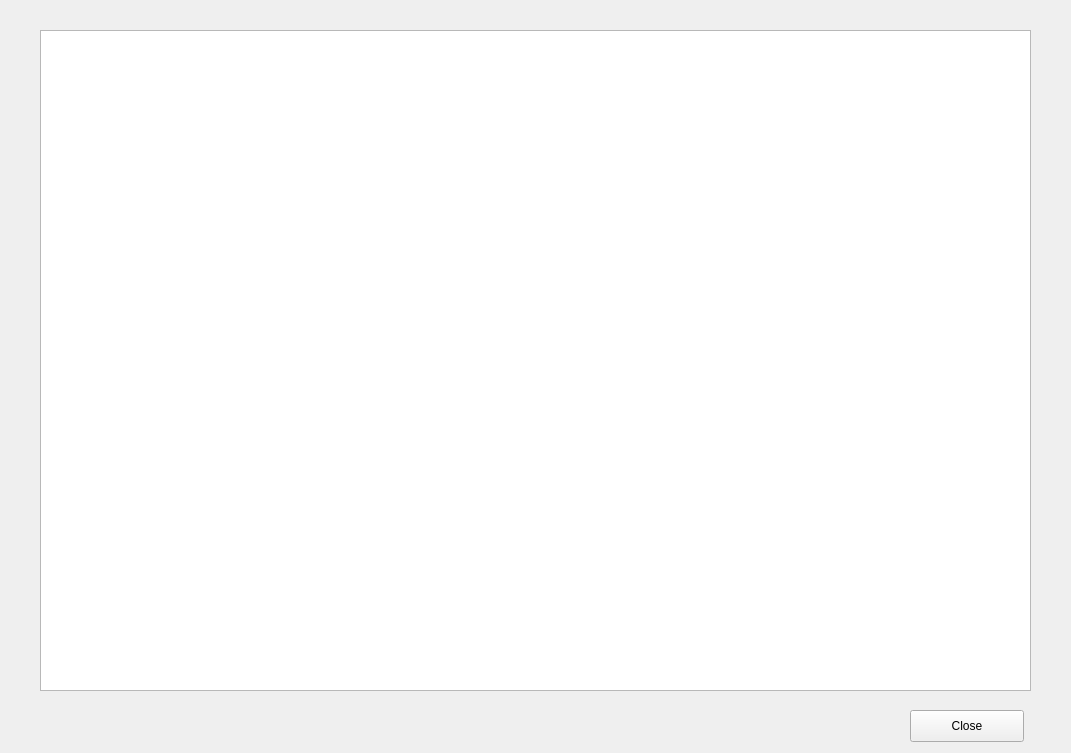
<?xml version="1.0" encoding="UTF-8"?>
<ui version="4.0">
 <class>result_widget</class>
 <widget class="QWidget" name="result_widget">
  <property name="geometry">
   <rect>
    <x>0</x>
    <y>0</y>
    <width>1071</width>
    <height>753</height>
   </rect>
  </property>
  <property name="windowTitle">
   <string>Eredmények</string>
  </property>
  <widget class="QTableView" name="results_table">
   <property name="geometry">
    <rect>
     <x>40</x>
     <y>30</y>
     <width>991</width>
     <height>661</height>
    </rect>
   </property>
  </widget>
  <widget class="QPushButton" name="closeWindow_btn">
   <property name="geometry">
    <rect>
     <x>910</x>
     <y>710</y>
     <width>114</width>
     <height>32</height>
    </rect>
   </property>
   <property name="text">
    <string>Close</string>
   </property>
  </widget>
 </widget>
 <resources/>
 <connections/>
</ui>
